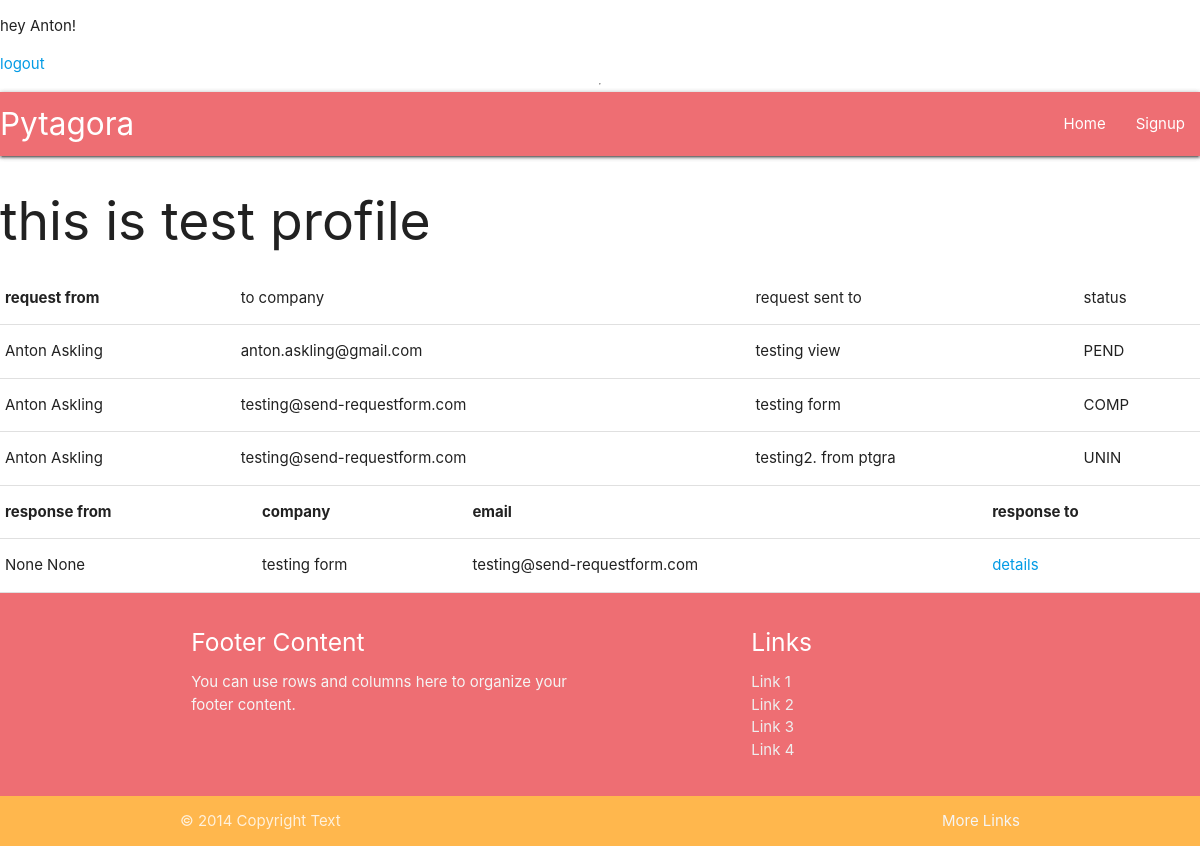
/profile/ (signed in), run on an earlier commit of the app's database.
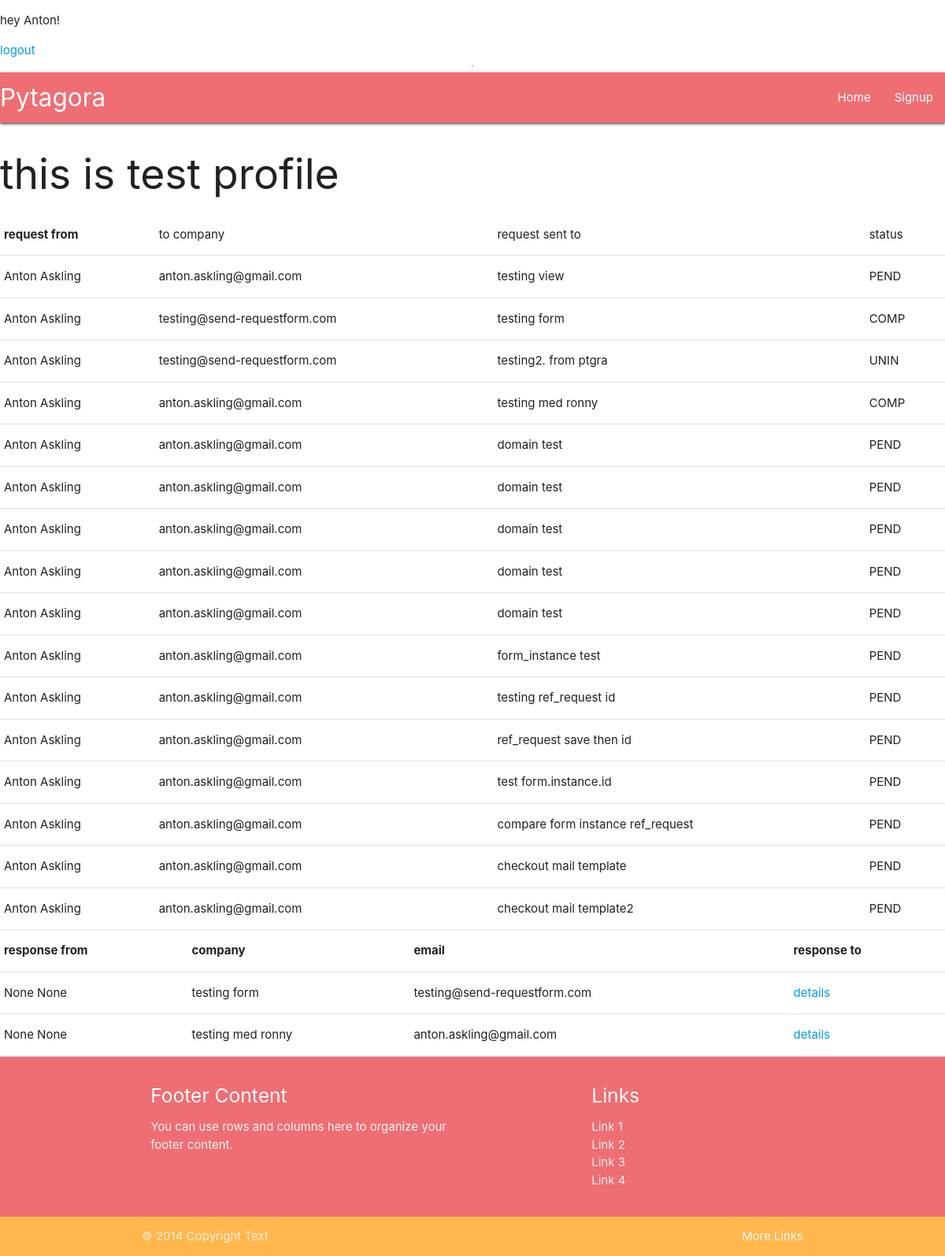
And on a later commit of the database.
### core/models.py (models this page shows, shortened)
class User(PermissionsMixin, AbstractBaseUser):
    email = models.EmailField(_("email adress"), max_length=254, unique=True)
    first_name = models.CharField(_("first name"), max_length=50)
    last_name = models.CharField(_("last name"), max_length=50)
    date_joined = models.DateTimeField(_("date joined"), auto_now_add=True)
    last_login = models.DateTimeField(_("last login"), auto_now=True)
    is_active = models.BooleanField(_("active"), default=True)
    is_staff = models.BooleanField(_("staff"), default=True)
    is_recruiter = models.BooleanField(_("recruiter"), default=False)
    objects = UserManager()
    USERNAME_FIELD = "email"
    REQUIRED_FIELDS = []
    class Meta:
        verbose_name = _("user")
        verbose_name_plural = _("user")

### userprofile/models.py (models this page shows, shortened)
class RefRequest(models.Model):
    profile = models.ForeignKey(Profile, verbose_name=_("profile"), on_delete=models.CASCADE)
    company_name = models.CharField(_("company name"), max_length=100, null=True, blank=True)
    date_from = PartialDateField( verbose_name=_("date from"))
    date_to = PartialDateField(verbose_name=_("date to"))
    to_email = models.EmailField(_("to email"), max_length=254, null=True, blank=True)
    UNINITIATED = "UNIN"
    PENDING = "PEND"
    COMPLETE = "COMP"
    STATUS_CHOICES = [
        (UNINITIATED, "Uninitiated"),
        (PENDING, "Pending"),
        (COMPLETE, "Complete"),
    ]
    status = models.CharField(_("status"), max_length=4, choices=STATUS_CHOICES, default=UNINITIATED,)
    time_sent = models.DateTimeField(_("time_sent"), auto_now_add=True, null=True)
    class Meta:
        verbose_name = "Reference request"
        verbose_name_plural = "Reference requests"

class Profile(models.Model):
    user = models.OneToOneField(User, verbose_name=_("User"), on_delete=models.CASCADE)
    first_name = models.CharField(_("first name"), max_length=50, null=False, blank=False)
    last_name = models.CharField(_("last name"), max_length=50, null=False, blank=False)
    def __str__(self):
        return f"{self.first_name} {self.last_name}"

class RefResponse(models.Model):
    ref_request = models.OneToOneField(RefRequest, verbose_name=_("request to"), on_delete=models.CASCADE)
    profile = models.ForeignKey(Profile, verbose_name=_("profile"), on_delete=models.CASCADE, null=True, blank=True)
    email = models.EmailField(_("email"), max_length=254)
    first_name = models.CharField(_("first name"), max_length=50, null=True, blank=True)
    last_name = models.CharField(_("last name"), max_length=50, null=True, blank=True)
    company_name = models.CharField(_("company name"), max_length=50, null=True, blank=True)
    title = models.CharField(_("title"), max_length=50)
    BOSS = "BOSS"
    COLLEAGUE = "COLL"
    CONSULTANT = "CONS"
    OTHER = "OTH"
    RELATION_CHOICES = [
        (BOSS, "Boss to referee"),
        (COLLEAGUE, "Colleague to referee"),
        (CONSULTANT, "referee was consultant"),
        (OTHER, "Other")
    ]
    relation = models.CharField(_("relation to referee"), choices=RELATION_CHOICES, default=BOSS, max_length=4)
    other_relation = models.CharField(_("if Other, please specify"), max_length=80, null=True, blank=True)
    main_tasks = models.TextField(_("describe main tasks"))
    elaborate = models.TextField(_("elaborate"))
    extra = models.TextField(_("extra"))
    referee_first_name = models.CharField(_("referee first name"), max_length=50)
    referee_last_name = models.CharField(_("referee last name"), max_length=50)
    time_added = models.DateTimeField(_("time added"), auto_now=True)
    def get_full_name(self):
        return f"{self.first_name} {self.last_name}"
    class Meta:
        verbose_name = "Reference response"
        verbose_name_plural = "Reference responses"
        ordering = ["ref_request"]

### userprofile/views.py (the view)
# urls.py: path("profile/", TestProfileView.as_view(), name="test_profile"),
class TestProfileView(LoginRequiredMixin, ListView):
    model = Profile
    context_object_name = "profile"
    template_name="userprofile/test_profile.html"
    def get_context_data(self, **kwargs):
        context = super().get_context_data(**kwargs)
        context["profile"] = context["profile"].filter(user=self.request.user)
        context["requests"] = context["profile"][0].refrequest_set.all()
        context["comp_responses"] = context["profile"][0].refresponse_set.all(
        ).filter(ref_request__status="COMP")
        return context

### userprofile/templates/userprofile/test_profile.html
{% extends "base.html" %}
{% block content %}
    <h2>this is test profile</h2>
    <table>
        <tr>
            <th>request from</th>
            <td>to company</td>
            <td>request sent to</td>
            <td>status</td>
        </tr>
            {% for request in requests %}
            <tr>
                <td>{{ request.profile }}</td>
                <td>{{ request.to_email }}</td>
                <td>{{ request.company_name }}</td>
                <td>{{ request.status }}</td>
            </tr>
            {% empty %}
            <p>no requests has been made yet</p>
            {% endfor %}
    </table>
    <table>
        <tr>
            <th>response from</th>
            <th>company</th>
            <th>email</th>
            <th>response to</th>
        </tr>
            {% for response in comp_responses %}
            <tr>
                <td>{{ response.get_full_name }}</td>
                <td>{{ response.company_name }}</td>
                <td>{{ response.email }}</td>
                <td><a href="{% url 'reference_detail' response.id %}">details</a></td>
            </tr>
            {% empty %}
            <p>you have not received any responses yet.</p>
            {% endfor %}
    </table>
{% endblock content %}

### userprofile/templates/base.html (shortened to what this page needs)
{% load static %}
<!DOCTYPE html>
<html lang="en">
    <head>
        <link type="text/css"
              rel="stylesheet"
              href="{% static 'materialize/css/materialize.min.css' %}"
              media="screen,projection"/>
        <link rel="stylesheet" href="{% static 'base/css/style.css' %}"/>
    </head>
    <body>
        {% if user.is_authenticated %}
        <p>hey {{ user.first_name }}!</p>
        <a href="{% url 'logout' %}">logout</a>
        {% else %}
        <a href="{% url 'login' %}"> login</a>
        {% endif %}
        <hr />
        <header>
            <nav>
                <div class="nav-wrapper z-depth-1">
                    <a href="{% url 'home' %}" class="brand-logo">Pytagora</a>
                    <ul class="right hide-on-med-and-down">
                        <li>
                            <a href="{% url 'home' %}">Home</a>
                        </li>
                        <li>
                            <a href="{% url 'signup' %}">Signup</a>
                        </li>
                    </ul>
                </div>
            </nav>
        </header>
       <main>
        {% block content %}
        {% endblock content %}
       </main>
        <footer class="page-footer pytagora-orange" >
            <div class="container">
                <div class="row">
                    <div class="col l6 s12">
                        <h5 class="white-text">Footer Content</h5>
                        <p class="grey-text text-lighten-4">You can use rows and columns here to organize your footer content.</p>
                    </div>
                    <div class="col l4 offset-l2 s12">
                        <h5 class="white-text">Links</h5>
                        <ul>
                            <li>
                                <a class="grey-text text-lighten-3" href="#!">Link 1</a>
                            </li>
                            <li>
                                <a class="grey-text text-lighten-3" href="#!">Link 2</a>
                            </li>
                            <li>
                                <a class="grey-text text-lighten-3" href="#!">Link 3</a>
                            </li>
                            <li>
                                <a class="grey-text text-lighten-3" href="#!">Link 4</a>
                            </li>
                        </ul>
                    </div>
                </div>
            </div>
            <div class="footer-copyright orange lighten-2">
                <div class="container">
                    © 2014 Copyright Text
                    <a class="grey-text text-lighten-4 right" href="#!">More Links</a>
                </div>
            </div>
        </footer>
    </body>
</html>

### staticfiles/base/css/style.css (style rules this page uses)
body { display: flex; min-height: 100vh; flex-direction: column; }
main { flex: 1 0 auto; }
header { z-index: 3; }

What changed in the data, as far as the page shows it:
added RefRequest: profile "Anton Askling", to_email "anton.askling@gmail.com", company_name "testing med ronny", status "COMP"
added RefRequest: profile "Anton Askling", to_email "anton.askling@gmail.com", company_name "domain test", status "PEND"
added RefRequest: profile "Anton Askling", to_email "anton.askling@gmail.com", company_name "domain test", status "PEND"
added RefRequest: profile "Anton Askling", to_email "anton.askling@gmail.com", company_name "domain test", status "PEND"
added RefRequest: profile "Anton Askling", to_email "anton.askling@gmail.com", company_name "domain test", status "PEND"
added RefRequest: profile "Anton Askling", to_email "anton.askling@gmail.com", company_name "domain test", status "PEND"
added RefRequest: profile "Anton Askling", to_email "anton.askling@gmail.com", company_name "form_instance test", status "PEND"
added RefRequest: profile "Anton Askling", to_email "anton.askling@gmail.com", company_name "testing ref_request id", status "PEND"
added RefRequest: profile "Anton Askling", to_email "anton.askling@gmail.com", company_name "ref_request save then id", status "PEND"
added RefRequest: profile "Anton Askling", to_email "anton.askling@gmail.com", company_name "test form.instance.id", status "PEND"
added RefRequest: profile "Anton Askling", to_email "anton.askling@gmail.com", company_name "compare form instance ref_request", status "PEND"
added RefRequest: profile "Anton Askling", to_email "anton.askling@gmail.com", company_name "checkout mail template", status "PEND"
added RefRequest: profile "Anton Askling", to_email "anton.askling@gmail.com", company_name "checkout mail template2", status "PEND"
added RefResponse: get_full_name "None None", company_name "testing med ronny", email "anton.askling@gmail.com"
